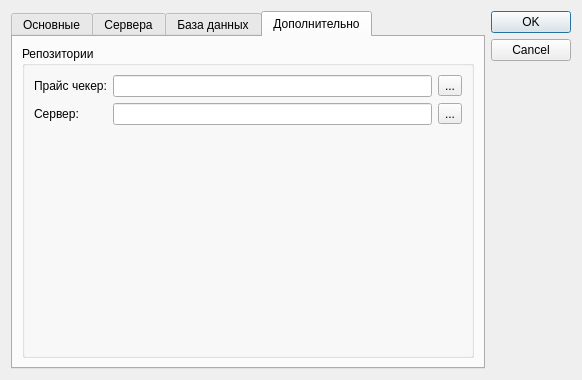
<?xml version="1.0" encoding="UTF-8"?>
<ui version="4.0">
 <class>DialogSeverSettings</class>
 <widget class="QDialog" name="DialogSeverSettings">
  <property name="geometry">
   <rect>
    <x>0</x>
    <y>0</y>
    <width>582</width>
    <height>380</height>
   </rect>
  </property>
  <property name="windowTitle">
   <string> Настройки сервера</string>
  </property>
  <layout class="QGridLayout" name="gridLayout_2">
   <item row="0" column="1">
    <widget class="QDialogButtonBox" name="buttonBox">
     <property name="orientation">
      <enum>Qt::Vertical</enum>
     </property>
     <property name="standardButtons">
      <set>QDialogButtonBox::Cancel|QDialogButtonBox::Ok</set>
     </property>
    </widget>
   </item>
   <item row="0" column="0">
    <widget class="QTabWidget" name="tabWidget">
     <property name="currentIndex">
      <number>3</number>
     </property>
     <widget class="QWidget" name="tab">
      <attribute name="title">
       <string>Основные</string>
      </attribute>
      <layout class="QGridLayout" name="gridLayout_3">
       <item row="0" column="0">
        <layout class="QGridLayout" name="gridLayout">
         <item row="5" column="0">
          <widget class="QLabel" name="label_6">
           <property name="text">
            <string>Каталог профиля:</string>
           </property>
          </widget>
         </item>
         <item row="6" column="1">
          <widget class="QCheckBox" name="chServerSsl">
           <property name="text">
            <string>SSL</string>
           </property>
          </widget>
         </item>
         <item row="4" column="1">
          <widget class="QSpinBox" name="spinPort">
           <property name="maximumSize">
            <size>
             <width>80</width>
             <height>16777215</height>
            </size>
           </property>
           <property name="minimum">
            <number>1000</number>
           </property>
           <property name="maximum">
            <number>9999</number>
           </property>
          </widget>
         </item>
         <item row="1" column="0">
          <widget class="QLabel" name="label">
           <property name="text">
            <string>Хост:</string>
           </property>
          </widget>
         </item>
         <item row="1" column="1">
          <widget class="QLineEdit" name="edtServerHost"/>
         </item>
         <item row="7" column="1">
          <widget class="QCheckBox" name="chAutorizationMode">
           <property name="text">
            <string>На сервере требуется авторизация</string>
           </property>
          </widget>
         </item>
         <item row="8" column="1">
          <widget class="QCheckBox" name="chAllowDelayedAuth">
           <property name="text">
            <string>Разрешить отложенную авторизацию</string>
           </property>
          </widget>
         </item>
         <item row="10" column="1">
          <spacer name="verticalSpacer">
           <property name="orientation">
            <enum>Qt::Vertical</enum>
           </property>
           <property name="sizeHint" stdset="0">
            <size>
             <width>20</width>
             <height>40</height>
            </size>
           </property>
          </spacer>
         </item>
         <item row="4" column="0">
          <widget class="QLabel" name="label_2">
           <property name="text">
            <string>Порт:</string>
           </property>
          </widget>
         </item>
         <item row="5" column="1">
          <widget class="QLineEdit" name="edtProfileDir"/>
         </item>
         <item row="0" column="1">
          <widget class="QLineEdit" name="edtServerName"/>
         </item>
         <item row="0" column="0">
          <widget class="QLabel" name="label_5">
           <property name="text">
            <string>Имя;</string>
           </property>
          </widget>
         </item>
         <item row="9" column="1">
          <widget class="QCheckBox" name="chWriteLog">
           <property name="text">
            <string>Вести журнал</string>
           </property>
          </widget>
         </item>
        </layout>
       </item>
      </layout>
     </widget>
     <widget class="QWidget" name="tab_2">
      <attribute name="title">
       <string>Сервера</string>
      </attribute>
      <layout class="QGridLayout" name="gridLayout_4">
       <item row="1" column="0">
        <widget class="QGroupBox" name="groupBox_2">
         <property name="title">
          <string>WebDav</string>
         </property>
         <layout class="QGridLayout" name="gridLayout_8">
          <item row="0" column="0">
           <layout class="QGridLayout" name="gridLayout_7">
            <item row="0" column="1">
             <widget class="QLineEdit" name="edtWebDavHost"/>
            </item>
            <item row="1" column="0">
             <widget class="QLabel" name="label_11">
              <property name="text">
               <string>Пользователь:</string>
              </property>
             </widget>
            </item>
            <item row="0" column="0">
             <widget class="QLabel" name="label_10">
              <property name="text">
               <string>URL:</string>
              </property>
             </widget>
            </item>
            <item row="1" column="1">
             <widget class="QLineEdit" name="edtWebDavUser"/>
            </item>
            <item row="2" column="0">
             <widget class="QLabel" name="label_12">
              <property name="text">
               <string>Пароль:</string>
              </property>
             </widget>
            </item>
            <item row="2" column="1">
             <layout class="QHBoxLayout" name="horizontalLayout_2">
              <item>
               <widget class="QLineEdit" name="edtWebDavPwd">
                <property name="enabled">
                 <bool>false</bool>
                </property>
                <property name="echoMode">
                 <enum>QLineEdit::Password</enum>
                </property>
               </widget>
              </item>
              <item>
               <widget class="QToolButton" name="btnViewWebDavPwd">
                <property name="enabled">
                 <bool>false</bool>
                </property>
                <property name="text">
                 <string>...</string>
                </property>
                <property name="icon">
                 <iconset resource="resurses.qrc">
                  <normaloff>:/img/viewPwd1.svg</normaloff>:/img/viewPwd1.svg</iconset>
                </property>
                <property name="checkable">
                 <bool>true</bool>
                </property>
               </widget>
              </item>
              <item>
               <widget class="QToolButton" name="btnEditWebDavPwd">
                <property name="text">
                 <string>...</string>
                </property>
                <property name="icon">
                 <iconset resource="resurses.qrc">
                  <normaloff>:/img/itemEdit.png</normaloff>:/img/itemEdit.png</iconset>
                </property>
                <property name="checkable">
                 <bool>true</bool>
                </property>
               </widget>
              </item>
             </layout>
            </item>
           </layout>
          </item>
         </layout>
        </widget>
       </item>
       <item row="0" column="0">
        <widget class="QGroupBox" name="groupBox">
         <property name="title">
          <string>HTTP сервис 1С</string>
         </property>
         <layout class="QGridLayout" name="gridLayout_6">
          <item row="0" column="0">
           <layout class="QGridLayout" name="gridLayout_5">
            <item row="0" column="0">
             <widget class="QLabel" name="label_7">
              <property name="text">
               <string>URL:</string>
              </property>
             </widget>
            </item>
            <item row="0" column="1">
             <widget class="QLineEdit" name="edtHSHost"/>
            </item>
            <item row="1" column="0">
             <widget class="QLabel" name="label_8">
              <property name="text">
               <string>Пользователь:</string>
              </property>
             </widget>
            </item>
            <item row="2" column="0">
             <widget class="QLabel" name="label_9">
              <property name="text">
               <string>Пароль:</string>
              </property>
             </widget>
            </item>
            <item row="3" column="0">
             <widget class="QLabel" name="label_17">
              <property name="text">
               <string>Идентификатор плана обмена:</string>
              </property>
             </widget>
            </item>
            <item row="3" column="1">
             <widget class="QLineEdit" name="edtExchangePlan"/>
            </item>
            <item row="1" column="1">
             <widget class="QLineEdit" name="edtHSUser"/>
            </item>
            <item row="2" column="1">
             <layout class="QHBoxLayout" name="horizontalLayout">
              <item>
               <widget class="QLineEdit" name="edtHSPassword">
                <property name="enabled">
                 <bool>false</bool>
                </property>
                <property name="echoMode">
                 <enum>QLineEdit::Password</enum>
                </property>
               </widget>
              </item>
              <item>
               <widget class="QToolButton" name="btnViewHSPassword">
                <property name="enabled">
                 <bool>false</bool>
                </property>
                <property name="text">
                 <string>...</string>
                </property>
                <property name="icon">
                 <iconset resource="resurses.qrc">
                  <normaloff>:/img/viewPwd1.svg</normaloff>:/img/viewPwd1.svg</iconset>
                </property>
                <property name="checkable">
                 <bool>true</bool>
                </property>
               </widget>
              </item>
              <item>
               <widget class="QToolButton" name="btnEditHSPassword">
                <property name="text">
                 <string>...</string>
                </property>
                <property name="icon">
                 <iconset resource="resurses.qrc">
                  <normaloff>:/img/itemEdit.png</normaloff>:/img/itemEdit.png</iconset>
                </property>
                <property name="checkable">
                 <bool>true</bool>
                </property>
               </widget>
              </item>
             </layout>
            </item>
           </layout>
          </item>
         </layout>
        </widget>
       </item>
       <item row="2" column="0">
        <spacer name="verticalSpacer_3">
         <property name="orientation">
          <enum>Qt::Vertical</enum>
         </property>
         <property name="sizeHint" stdset="0">
          <size>
           <width>20</width>
           <height>40</height>
          </size>
         </property>
        </spacer>
       </item>
      </layout>
     </widget>
     <widget class="QWidget" name="tab_3">
      <attribute name="title">
       <string>База данных</string>
      </attribute>
      <layout class="QGridLayout" name="gridLayout_10">
       <item row="2" column="0">
        <spacer name="verticalSpacer_2">
         <property name="orientation">
          <enum>Qt::Vertical</enum>
         </property>
         <property name="sizeHint" stdset="0">
          <size>
           <width>20</width>
           <height>40</height>
          </size>
         </property>
        </spacer>
       </item>
       <item row="1" column="0">
        <layout class="QGridLayout" name="gridLayout_9">
         <item row="3" column="0">
          <widget class="QLabel" name="label_15">
           <property name="enabled">
            <bool>true</bool>
           </property>
           <property name="text">
            <string>Пользователь:</string>
           </property>
          </widget>
         </item>
         <item row="2" column="0">
          <widget class="QLabel" name="label_14">
           <property name="enabled">
            <bool>true</bool>
           </property>
           <property name="text">
            <string>Хост:</string>
           </property>
          </widget>
         </item>
         <item row="0" column="0">
          <widget class="QRadioButton" name="radioSqlite">
           <property name="text">
            <string>SQLite</string>
           </property>
          </widget>
         </item>
         <item row="3" column="1">
          <widget class="QLineEdit" name="edtSQLUser">
           <property name="enabled">
            <bool>true</bool>
           </property>
          </widget>
         </item>
         <item row="2" column="1">
          <widget class="QLineEdit" name="edtSQLHost">
           <property name="enabled">
            <bool>true</bool>
           </property>
          </widget>
         </item>
         <item row="1" column="0">
          <widget class="QRadioButton" name="radioSqlServer">
           <property name="text">
            <string>MS SQL Server</string>
           </property>
          </widget>
         </item>
         <item row="5" column="0">
          <widget class="QLabel" name="label_13">
           <property name="text">
            <string/>
           </property>
          </widget>
         </item>
         <item row="4" column="0">
          <widget class="QLabel" name="label_16">
           <property name="enabled">
            <bool>true</bool>
           </property>
           <property name="text">
            <string>Пароль:</string>
           </property>
          </widget>
         </item>
         <item row="4" column="1">
          <layout class="QHBoxLayout" name="horizontalLayout_3">
           <item>
            <widget class="QLineEdit" name="edtSQLPassword">
             <property name="enabled">
              <bool>false</bool>
             </property>
             <property name="echoMode">
              <enum>QLineEdit::Password</enum>
             </property>
            </widget>
           </item>
           <item>
            <widget class="QToolButton" name="btnViewSQLPassword">
             <property name="enabled">
              <bool>false</bool>
             </property>
             <property name="text">
              <string>...</string>
             </property>
             <property name="icon">
              <iconset resource="resurses.qrc">
               <normaloff>:/img/viewPwd1.svg</normaloff>:/img/viewPwd1.svg</iconset>
             </property>
             <property name="checkable">
              <bool>true</bool>
             </property>
            </widget>
           </item>
           <item>
            <widget class="QToolButton" name="btnEditSQLPassword">
             <property name="text">
              <string>...</string>
             </property>
             <property name="icon">
              <iconset resource="resurses.qrc">
               <normaloff>:/img/itemEdit.png</normaloff>:/img/itemEdit.png</iconset>
             </property>
             <property name="checkable">
              <bool>true</bool>
             </property>
            </widget>
           </item>
          </layout>
         </item>
        </layout>
       </item>
      </layout>
     </widget>
     <widget class="QWidget" name="custom">
      <attribute name="title">
       <string>Дополнительно</string>
      </attribute>
      <layout class="QGridLayout" name="gridLayout_11">
       <item row="0" column="0">
        <widget class="QGroupBox" name="groupBox_3">
         <property name="title">
          <string>Репозитории</string>
         </property>
         <layout class="QGridLayout" name="gridLayout_13">
          <item row="0" column="0">
           <layout class="QGridLayout" name="gridLayout_12">
            <item row="0" column="0">
             <widget class="QLabel" name="label_3">
              <property name="text">
               <string>Прайс чекер:</string>
              </property>
             </widget>
            </item>
            <item row="0" column="1">
             <layout class="QHBoxLayout" name="horizontalLayout_4">
              <item>
               <widget class="QLineEdit" name="edtPriceCheckerRepo"/>
              </item>
              <item>
               <widget class="QToolButton" name="btnSelPriceCheckerRepo">
                <property name="text">
                 <string>...</string>
                </property>
               </widget>
              </item>
             </layout>
            </item>
            <item row="1" column="0">
             <widget class="QLabel" name="label_4">
              <property name="text">
               <string>Сервер:</string>
              </property>
             </widget>
            </item>
            <item row="1" column="1">
             <layout class="QHBoxLayout" name="horizontalLayout_5">
              <item>
               <widget class="QLineEdit" name="edtServerRepo"/>
              </item>
              <item>
               <widget class="QToolButton" name="btnSelServerRepo">
                <property name="text">
                 <string>...</string>
                </property>
               </widget>
              </item>
             </layout>
            </item>
           </layout>
          </item>
          <item row="1" column="0">
           <spacer name="verticalSpacer_4">
            <property name="orientation">
             <enum>Qt::Vertical</enum>
            </property>
            <property name="sizeHint" stdset="0">
             <size>
              <width>20</width>
              <height>40</height>
             </size>
            </property>
           </spacer>
          </item>
         </layout>
        </widget>
       </item>
      </layout>
     </widget>
    </widget>
   </item>
  </layout>
 </widget>
 <resources>
  <include location="resurses.qrc"/>
 </resources>
 <connections>
  <connection>
   <sender>buttonBox</sender>
   <signal>accepted()</signal>
   <receiver>DialogSeverSettings</receiver>
   <slot>accept()</slot>
   <hints>
    <hint type="sourcelabel">
     <x>248</x>
     <y>254</y>
    </hint>
    <hint type="destinationlabel">
     <x>157</x>
     <y>274</y>
    </hint>
   </hints>
  </connection>
  <connection>
   <sender>buttonBox</sender>
   <signal>rejected()</signal>
   <receiver>DialogSeverSettings</receiver>
   <slot>reject()</slot>
   <hints>
    <hint type="sourcelabel">
     <x>316</x>
     <y>260</y>
    </hint>
    <hint type="destinationlabel">
     <x>286</x>
     <y>274</y>
    </hint>
   </hints>
  </connection>
 </connections>
</ui>
